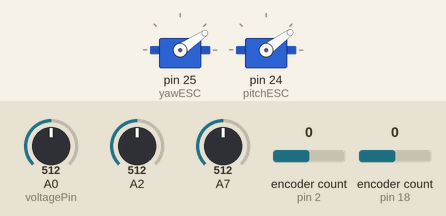
This sketch was run on a simulated Arduino Mega 2560, built with avr-gcc and run on an emulated ATmega2560. Shown: 2 × servo. Inputs (shaded band) come from the test bench; at power-on: encoder count (sensors on pin 18, pin 2) 0, A0 (voltagePin) = 512, A2 = 512, A7 = 512. What the sketch prints to the serial monitor is not drawn.

Above: at 6.2 s.
6.3 s: encoder count (sensor on pin 18) set to 4
At 7.6 s:
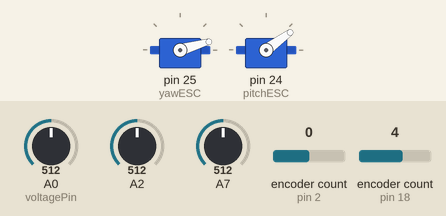
12.3 s: encoder count (sensor on pin 18) set to 5
At 13.7 s:
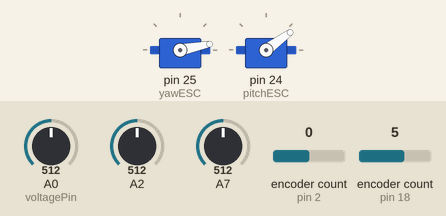
14.0 s: encoder count (sensor on pin 18) set to 9
At 14.21 s:
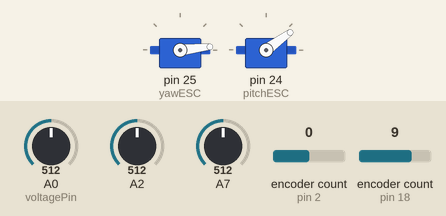
Timing chart, 0 to 16.7 s (numbered marks = the images above; inputs shaded):
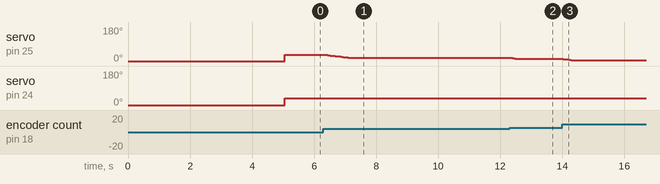

The sketch:

PWM_ALL_DATA.ino
```cpp
#include <Encoder.h>
#include <PID_v1.h>
#include <Servo.h>

// Define ticks per degree based on your encoder specifications (360 PPR)
#define ENCODER_TICKS_PER_DEGREE 1.0

// Encoder pins
Encoder yawEncoder(18, 19);  // Yaw encoder
Encoder pitchEncoder(2, 3);  // Pitch encoder

// ESC pins
Servo yawESC;
Servo pitchESC;

// Define Variables
double yawInput, yawOutput, yawSetpoint;
double pitchInput, pitchOutput, pitchSetpoint;

// PID Tuning parameters (adjust based on testing)
double Kp = 2, Ki = 0.0, Kd = 1.5;

// Create PID instances
PID yawPID(&yawInput, &yawOutput, &yawSetpoint, Kp, Ki, Kd, DIRECT);
PID pitchPID(&pitchInput, &pitchOutput, &pitchSetpoint, Kp, Ki, Kd, DIRECT);

// Smooth output change
double previousYawOutput = 0;
double outputChangeLimit = 3.0; // Adjust the limit for smoother changes (lower value for slower speed)

// Voltage sensor settings
const int voltagePin = A0;
const float referenceVoltage = 5.0;
const float voltageDividerRatio = 5.0;
const float calibrationFactor = 1.03689567;

// Current sensor settings
double Pitch_current = 0;
double Yaw_current = 0;
const float sensitivity = 0.100;
const int numSamples = 200; // Reduced sampling count for faster performance
double zeroCurrentOffset1 = 0.0;
double zeroCurrentOffset2 = 0.0;
const float noiseThreshold = 0.5; // Define a small threshold for noise filtering

void setup() {
  Serial.begin(115200); // Increased baud rate for faster data transmission

  // Attach ESC pins and set the pulse width range
  yawESC.attach(25, 1000, 2000);
  pitchESC.attach(24, 1000, 2000);

  // Send the minimum throttle signal to exit calibration or programming mode
  yawESC.writeMicroseconds(1000);
  pitchESC.writeMicroseconds(1000);

  // Allow some time for the ESCs to initialize
  delay(5000);

  // Set initial setpoints
  yawSetpoint = 0;  // Desired yaw angle
  pitchSetpoint = 237;  // Neutral pitch (modify as needed)

  // Initialize PID controllers
  yawPID.SetMode(AUTOMATIC);
  pitchPID.SetMode(AUTOMATIC);

  // Set output limits for the PID controllers to match ESC control range
  yawPID.SetOutputLimits(-50, 50);  // Limiting PID output to slower speeds
  pitchPID.SetOutputLimits(-50, 50);  // Limiting PID output to slower speeds

  // Current Sensor Calibration
  double accumulatedOffset1 = 0.0;
  for (int i = 0; i < numSamples; i++) {
    accumulatedOffset1 += (0.00488281 * analogRead(A7)); // 5V / 1024 (Analog) = 0.00488281
  }
  zeroCurrentOffset1 = accumulatedOffset1 / numSamples;

  Serial.print("Calibrated Zero-Current Offset Voltage for Sensor A1 (V) = ");
  Serial.println(zeroCurrentOffset1, 4);

  double accumulatedOffset2 = 0.0;
  for (int i = 0; i < numSamples; i++) {
    accumulatedOffset2 += (0.00488281 * analogRead(A2)); // 5V / 1024 (Analog) = 0.00488281
  }
  zeroCurrentOffset2 = accumulatedOffset2 / numSamples;

  Serial.print("Calibrated Zero-Current Offset Voltage for Sensor A2 (V) = ");
  Serial.println(zeroCurrentOffset2, 4);
}

void loop() {
  // Read encoder values and convert to degrees
  yawInput = yawEncoder.read() / ENCODER_TICKS_PER_DEGREE;
  pitchInput = pitchEncoder.read() / ENCODER_TICKS_PER_DEGREE;

  // Compute PID outputs
  yawPID.Compute();
  pitchPID.Compute();

  // Smooth the PID output change to prevent abrupt movements
  double smoothYawOutput = previousYawOutput + constrain(yawOutput - previousYawOutput, -outputChangeLimit, outputChangeLimit);
  previousYawOutput = smoothYawOutput;

  // Map PID output to ESC control range with a slower speed limit
  int yawSpeed = map(smoothYawOutput, -50, 50, 1030, 1350); // Adjusted range for steadier speeds
  int pitchSpeed = map(pitchOutput, -50, 50, 1030, 1200); // Adjusted range for steadier speeds

  // Send signals to ESCs
  yawESC.writeMicroseconds(yawSpeed);
  pitchESC.writeMicroseconds(pitchSpeed);

  // Read voltage value from the sensor and calculate voltage
  int sensorValue = analogRead(voltagePin);
  float voltage = (sensorValue / 1024.0) * referenceVoltage * voltageDividerRatio * calibrationFactor;

  // Read current values from sensors
  double accumulatedVoltage1 = 0;
  double accumulatedVoltage2 = 0;

  for (int i = 0; i < numSamples; i++) {
    accumulatedVoltage1 += (0.00488281 * analogRead(A7)); // 5V / 1024 (Analog) = 0.00488281
  }

  for (int i = 0; i < numSamples; i++) {
    accumulatedVoltage2 += (0.00488281 * analogRead(A2)); // 5V / 1024 (Analog) = 0.00488281
  }

  double avgVoltage1 = accumulatedVoltage1 / numSamples;
  double avgVoltage2 = accumulatedVoltage2 / numSamples;

  // Calculate current with noise threshold filtering
  Pitch_current = (avgVoltage1 - zeroCurrentOffset1) / sensitivity;
  if (abs(Pitch_current) < noiseThreshold) {
    Pitch_current = 0.0; // Filter out small noise values
  }

  Yaw_current = (avgVoltage2 - zeroCurrentOffset2) / sensitivity;
  if (abs(Yaw_current) < noiseThreshold) {
    Yaw_current = 0.0; // Filter out small noise values
  }

  // Print all relevant data, including ESC signals
  Serial.print("Voltage : ");
  Serial.print(voltage);
  Serial.print(" V | Pitch angle : ");
  Serial.print(pitchInput * 0.25);
  Serial.print("° | Yaw angle : ");
  Serial.print(yawInput * 0.25);
  Serial.print("° | Pitch_current : ");
  Serial.print(Pitch_current, 2);
  Serial.print(" A | Yaw_current : ");
  Serial.print(Yaw_current, 2);
  Serial.print(" A | Yaw ESC Signal: ");
  Serial.print(yawSpeed);
  Serial.print(" µs | Pitch ESC Signal: ");
  Serial.print(pitchSpeed);
  Serial.println(" µs");

  delay(20); // Adjust delay as needed for speed
}
```

Measured:
- after the input at 6.3 s, servo on pin 25 (yawESC): moves from 34° to 16° over 0.82 s, starting after 0.06 s
- after the input at 12.3 s, servo on pin 25 (yawESC): 16° → 14° after 0.11 s, → 12° 0.08 s later, → 11° 0.08 s later
- after the input at 14.0 s, servo on pin 25 (yawESC): 11° → 9° at once, → 8° 0.08 s later, → 6° 0.08 s later, → 5° 0.08 s later
